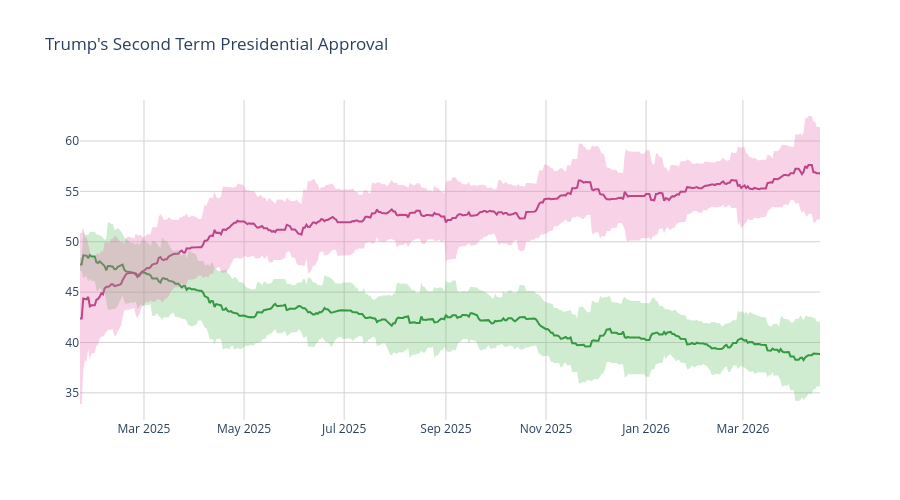

Notebook source saved alongside this figure:
### Code cell
disappr_ci_hex = "#e86eaf"
appr_ci_hex = "#60be65"
disappr_ci_rgba = "rgba(232, 110, 175, 0.3)"
appr_ci_rgba = "rgba(96, 190, 101, 0.3)"
grid_col = "#d4d2d2"


# Approve
fig = go.Figure(go.Scatter(
    x=pres['end_date'],
    y=pres['approve'],
    hovertemplate="%{y:.2f}%",
    name="<b>Approve</b>",
    line=dict(color="#228833"),
    showlegend=False
))

# Disapprove
fig.add_trace(go.Scatter(
    x=pres['end_date'],
    y=pres['disapprove'],
    hovertemplate="%{y:.2f}%",
    name="<b>Disapprove</b>",
    line=dict(color="#aa3377"),
    showlegend=False
    )
)

# Approve CI
fig.add_traces([

    # Upper bound
    go.Scatter(
        x=pres['end_date'],
        y=pres['approve_upper_ci'],
        marker=dict(color=appr_ci_hex),
        line=dict(width=0),
        mode='lines',
        showlegend=False,
        hoverinfo="skip"
    ),

    # Lower bound
    go.Scatter(
        x=pres['end_date'],
        y=pres['approve_lower_ci'],
        marker=dict(color=appr_ci_hex),
        line=dict(width=0),
        mode='lines',
        fillcolor=appr_ci_rgba,
        fill="tonexty",
        showlegend=False,
        hoverinfo="skip"
    )
])

# Disapprove CI
fig.add_traces([

    # Upper bound
    go.Scatter(
        x=pres['end_date'],
        y=pres['disapprove_upper_ci'],
        marker=dict(color=disappr_ci_hex),
        line=dict(width=0),
        mode='lines',
        showlegend=False,
        hoverinfo="skip"
    ),

    # Lower bound
    go.Scatter(
        x=pres['end_date'],
        y=pres['disapprove_lower_ci'],
        marker=dict(color=disappr_ci_hex),
        line=dict(width=0),
        mode='lines',
        fillcolor=disappr_ci_rgba,
        fill="tonexty",
        showlegend=False,
        hoverinfo="skip"
    )
])

fig.update_layout(
    title=dict(text="Trump's Second Term Presidential Approval"),
    hovermode="x"
)

fig.update_xaxes(gridcolor=grid_col)
fig.update_yaxes(gridcolor=grid_col)

fig.update_layout(hovermode="x", hoverlabel_align="right", plot_bgcolor="rgba(0, 0, 0, 0)", height=500)
fig.show()

### Figure 1 — Plotly figure (JSON) as saved in the notebook; plotly's stock layout.template omitted (floating-point values rounded to 4 significant figures; data arrays with more than 128 entries replaced by an {"elided": "..."} marker saying what was removed)
{"data": [{"hovertemplate": "%{y:.2f}%", "line": {"color": "#228833"}, "name": "<b>Approve</b>", "showlegend": false, "type": "scatter", "x": {"elided": "452 str values"}, "y": {"elided": "452 float values"}}, {"hovertemplate": "%{y:.2f}%", "line": {"color": "#aa3377"}, "name": "<b>Disapprove</b>", "showlegend": false, "type": "scatter", "x": {"elided": "452 str values"}, "y": {"elided": "452 float values"}}, {"hoverinfo": "skip", "line": {"width": 0}, "marker": {"color": "#60be65"}, "mode": "lines", "showlegend": false, "type": "scatter", "x": {"elided": "452 str values"}, "y": {"elided": "452 float values"}}, {"fill": "tonexty", "fillcolor": "rgba(96, 190, 101, 0.3)", "hoverinfo": "skip", "line": {"width": 0}, "marker": {"color": "#60be65"}, "mode": "lines", "showlegend": false, "type": "scatter", "x": {"elided": "452 str values"}, "y": {"elided": "452 float values"}}, {"hoverinfo": "skip", "line": {"width": 0}, "marker": {"color": "#e86eaf"}, "mode": "lines", "showlegend": false, "type": "scatter", "x": {"elided": "452 str values"}, "y": {"elided": "452 float values"}}, {"fill": "tonexty", "fillcolor": "rgba(232, 110, 175, 0.3)", "hoverinfo": "skip", "line": {"width": 0}, "marker": {"color": "#e86eaf"}, "mode": "lines", "showlegend": false, "type": "scatter", "x": {"elided": "452 str values"}, "y": {"elided": "452 float values"}}], "layout": {"height": 500, "hoverlabel": {"align": "right"}, "hovermode": "x", "plot_bgcolor": "rgba(0, 0, 0, 0)", "title": {"text": "Trump's Second Term Presidential Approval"}, "xaxis": {"gridcolor": "#d4d2d2"}, "yaxis": {"gridcolor": "#d4d2d2"}}}
